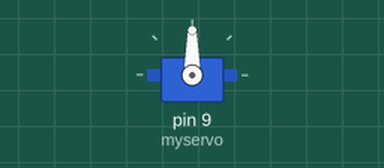
Simulated run of this sketch. Board: Arduino Uno, built with avr-gcc and run on an emulated ATmega328P. Parts: servo.

Above: at 0.05 s.
At 19.95 s:
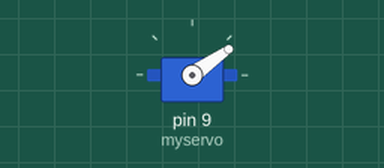
Timing chart, 0 to 26.0 s (numbered marks = the images above):
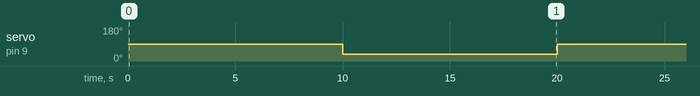

The sketch:

servotest.ino
```cpp
#include <Servo.h>

Servo myservo;

void setup() {
  myservo.attach(9);

}

void loop() {
  myservo.write(90);
  delay(10000);
  myservo.write(35);
  delay(10000);

}
```

Measured:
- by itself, servo on pin 9 (myservo): alternates 90° for 10.0 s and 35° for 10.0 s
